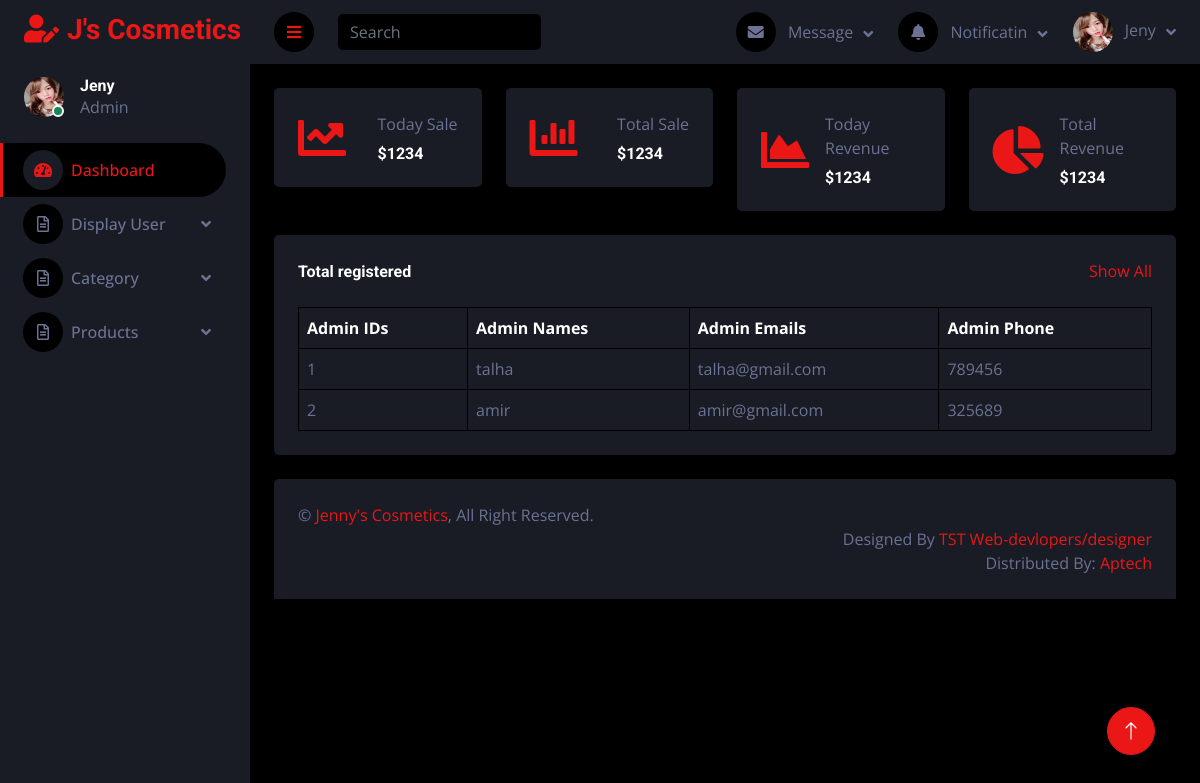
The app's page /admin/index.php (signed in) with its own data.
### tables this page shows
CREATE TABLE `admin_reg` (
  `id` int(11) NOT NULL,
  `name` varchar(255) NOT NULL,
  `email` varchar(255) NOT NULL,
  `password` varchar(255) NOT NULL,
  `phone` int(255) NOT NULL
);

### admin/index.php (the view, shortened to what this page needs)
<?php
include('../includes/config.php');
$db_admin = "SELECT * FROM `admin_reg`";
$fetch = mysqli_query($connection,$db_admin);
if(mysqli_num_rows($fetch) > 0){
?>
<!DOCTYPE html>
<html lang="en">
<head>
    <link href="https://cdnjs.cloudflare.com/ajax/libs/font-awesome/5.10.0/css/all.min.css" rel="stylesheet">
    <link href="https://cdn.jsdelivr.net/npm/bootstrap-icons@1.4.1/font/bootstrap-icons.css" rel="stylesheet">
    <link href="lib/owlcarousel/assets/owl.carousel.min.css" rel="stylesheet">
    <link href="lib/tempusdominus/css/tempusdominus-bootstrap-4.min.css" rel="stylesheet" />
    <link href="css/bootstrap.min.css" rel="stylesheet">
    <link href="css/style.css" rel="stylesheet">
</head>
<body>
    <div class="container-fluid position-relative d-flex p-0">
 <?php
 include('sidebar.php');
 ?>
        <div class="content">
             <?php
             include('navbar.php');
             ?>
            <div class="container-fluid pt-4 px-4">
                <div class="row g-4">
                    <div class="col-sm-6 col-xl-3">
                        <div class="bg-secondary rounded d-flex align-items-center justify-content-between p-4">
                            <i class="fa fa-chart-line fa-3x text-primary"></i>
                            <div class="ms-3">
                                <p class="mb-2">Today Sale</p>
                                <h6 class="mb-0">$1234</h6>
                            </div>
                        </div>
                    </div>
                    <div class="col-sm-6 col-xl-3">
                        <div class="bg-secondary rounded d-flex align-items-center justify-content-between p-4">
                            <i class="fa fa-chart-bar fa-3x text-primary"></i>
                            <div class="ms-3">
                                <p class="mb-2">Total Sale</p>
                                <h6 class="mb-0">$1234</h6>
                            </div>
                        </div>
                    </div>
                    <div class="col-sm-6 col-xl-3">
                        <div class="bg-secondary rounded d-flex align-items-center justify-content-between p-4">
                            <i class="fa fa-chart-area fa-3x text-primary"></i>
                            <div class="ms-3">
                                <p class="mb-2">Today Revenue</p>
                                <h6 class="mb-0">$1234</h6>
                            </div>
                        </div>
                    </div>
                    <div class="col-sm-6 col-xl-3">
                        <div class="bg-secondary rounded d-flex align-items-center justify-content-between p-4">
                            <i class="fa fa-chart-pie fa-3x text-primary"></i>
                            <div class="ms-3">
                                <p class="mb-2">Total Revenue</p>
                                <h6 class="mb-0">$1234</h6>
                            </div>
                        </div>
                    </div>
                </div>
            </div>
            <div class="container-fluid pt-4 px-4">
                <div class="bg-secondary text-center rounded p-4">
                    <div class="d-flex align-items-center justify-content-between mb-4">
                        <h6 class="mb-0">Total registered </h6>
                        <a href="">Show All</a>
                    </div>
                    <div class="table-responsive">
                        <table class="table text-start align-middle table-bordered table-hover mb-0" href="regiter.php">
                            <thead>
                                <tr class="text-white">
                                    <th scope="col">Admin IDs</th>
                                    <th scope="col">Admin Names</th>
                                    <th scope="col">Admin Emails</th>
                                    <th scope="col">Admin Phone</th>
                                </tr>
                            </thead>
                            <tbody>
                             <?php
                             while($row = mysqli_fetch_assoc($fetch)){
                             ?>
                                <tr>
                                    <td><?php echo $row['id']?></td>
                                    <td> <?php echo $row['name']?></td>
                                    <td><?php echo $row['email']?> </td>
                                    <td><?php echo $row['phone']?> </td>
                                </tr>
                            <?php
                            }
                            }
                            ?>
                            </tbody>
                        </table>
                    </div>
                </div>
            </div>
            <?php
            include('footer.php');
            ?>
        </div>
        <a href="#" class="btn btn-lg btn-primary btn-lg-square back-to-top"><i class="bi bi-arrow-up"></i></a>
    </div>
</body>
</html>

### admin/css/style.css (style rules this page uses)
:root { --primary: #EB1616; --secondary: #191C24; --light: #6C7293; --dark: #000000; }
.back-to-top { position: fixed; display: none; right: 45px; bottom: 45px; z-index: 99; }
.btn { transition: .5s; }
.btn-lg-square { width: 48px; height: 48px; }
.btn-square, .btn-sm-square, .btn-lg-square { padding: 0; display: inline-flex; align-items: center; justify-content: center; font-weight: normal; border-radius: 50px; }
.content { margin-left: 250px; min-height: 100vh; background: var(--dark); transition: 0.5s; }
@media (min-width: 992px) { .content { width: calc(100% - 250px); } }

### records on screen
admin_reg: id "1", name "talha", email "talha@gmail.com", phone "789456"
admin_reg: id "2", name "amir", email "amir@gmail.com", phone "325689"
